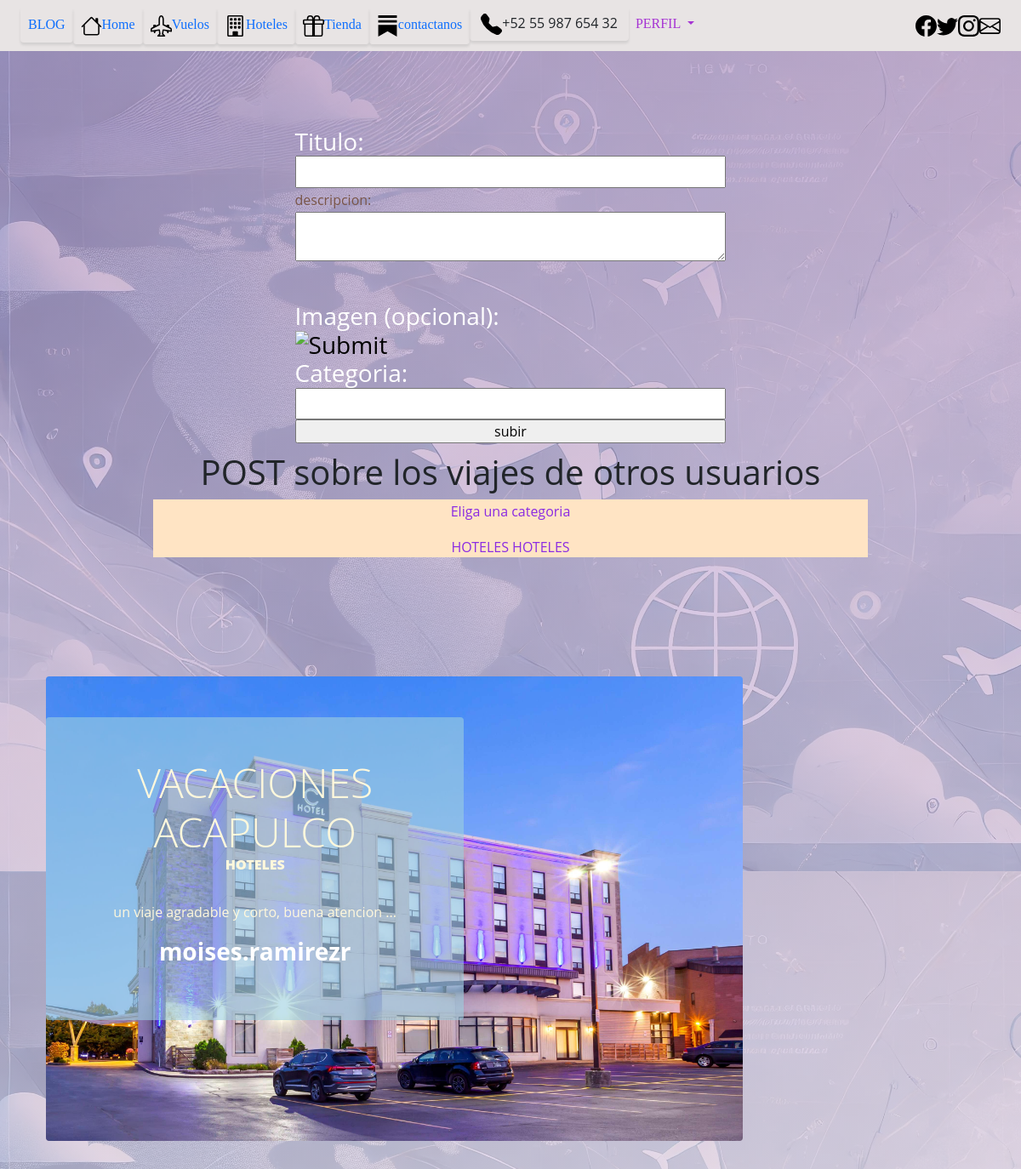
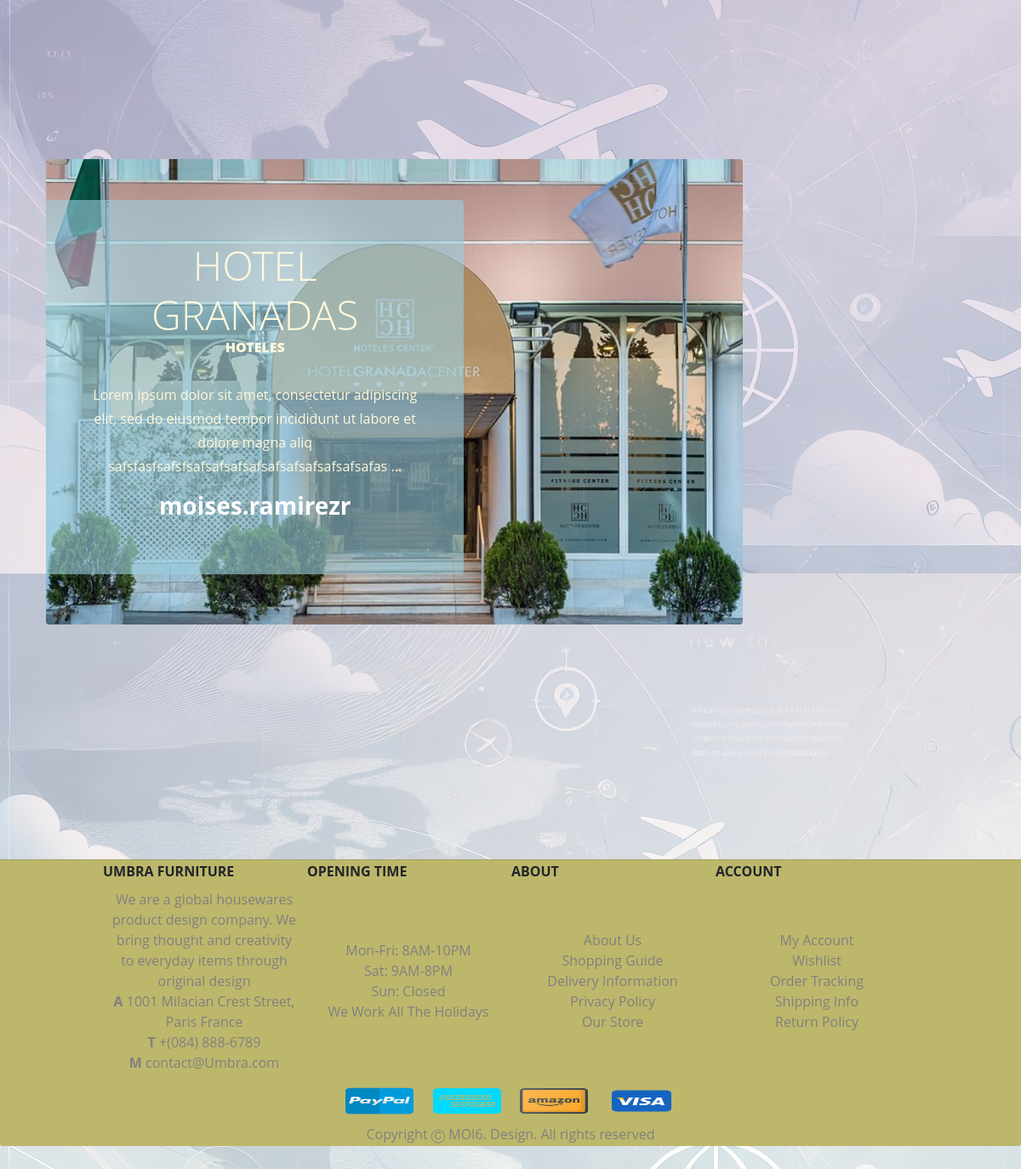
Screenshot of /blog/categoria/2/ with the database file from the repository (2 pictures, top to bottom).
### blog/models.py (models this page shows, shortened)
class categoria(models.Model):
    nombre=models.CharField(max_length=20)
    created=models.DateTimeField(auto_now_add=True)
    updated=models.DateTimeField(auto_now=True)
    class Meta:
        verbose_name='categoria'
        verbose_name_plural='categorias'

class Post(models.Model):
    titulo=models.CharField(max_length=30)
    contenido=models.TextField(max_length=320)
    imagen=models.ImageField(upload_to="blog",null=True,blank=True)
    autor=models.ForeignKey(User, on_delete=models.CASCADE, default=0)
    categorias=models.ManyToManyField(categoria)
    created=models.DateTimeField(auto_now_add=True)
    updated=models.DateTimeField(auto_now=True)
    class Meta:
        verbose_name="post"
        verbose_name_plural="posts"

### blog/views.py (the view)
# urls.py: path('categoria/<int:categoria_id>/',views.categoria_view, name="categoria"),
def categoria_view(request, categoria_id):
   filtro_categoria = categoria.objects.get(id=categoria_id)
   posts=Post.objects.filter(categorias=filtro_categoria)
   return render(request, "categorias.html", {"categoria":filtro_categoria,"posts":posts})

### carro/context_processor.py (called while the page is built, shortened)
def importe_total_carro(request):
    total=0
    return {"importe_total_carro":total}

### blog/templates/categorias.html (shortened to what this page needs)
{% extends "base.html" %}
{% load static %}
{% block content %}
<div class="fondo" >
    <br>
    <form action="publicar/" method="post">
        <div class="formato">
            <h3>Titulo: <input type="text" name="titulo" required></h3>
            <br>
            <p>descripcion: <textarea name="descripcion" required></textarea></p>
            <br>
            <h3>Imagen (opcional): <input type="image" name="imagen" ></h3>
            <br>
            <h3>Categoria: <input type="text" name="categoria" required> </h3>
            <br>
            <input type="submit" value="subir">
        </div>
    </form>
</div>
<h1 style="justify-content:center; text-align:center;"> POST sobre los viajes de otros usuarios</h1>
<section>
    <div class="menu_categorias">
        <p>Eliga una categoria </p>
        {% for post in posts%}
            {% for categoria in post.categorias.all %}
                {{categoria.nombre}}
            {% endfor%}
        {% endfor %}
    </div>
</section>
{% for post in posts%}
<section class="page-section clearfix">
    <div class="container">
        <div class="intro">
            <img class="intro-img img-fluid mb-3 mb-lg-0 rounded" src="{{post.imagen.url}}" alt="imagen de referencia">
            <div class="intro-text left-0 text-center bg-faded p-5 rounded">
                <h2 class="section-heading mb-4">
                    <span class="section-heading-lower">{{post.titulo}}</span>
                    <span class="section-heading-upper">
                        {% for categoria in post.categorias.all %}
                            {{ categoria.nombre }}
                        {% endfor %}
                    </span>
                </h2>
                <p class="mb-3">{{post.contenido}} ... <b><h3>{{post.autor}}</h3></b></p>
            </div>
        </div>
    </div>
</section>
{% endfor %}
{% endblock %}

### aereopuerto/static/css/style.css (style rules this page uses)
body { margin: 0; padding: 0; font-family: Arial, sans-serif; height: 100% !important; width: 100%; justify-content: center; background-color:rgb(197, 235, 235); align-items: center; }
.lista-menu li,a,h3 { display: inline; text-decoration: none; color: white; }
.fondo { background-size: cover; background-position: center; background-repeat: no-repeat; height: max-content; display: flex; justify-content: center; align-items: center; color: #795548; margin: 10px auto; }
.texto-superpuesto a, p, h3 { font-family: 'Times New Roman', Times, serif; }
.menu_categorias { width: 70%; justify-content: center; background-color: bisque; margin: auto; text-align: center; color: blueviolet; }
.formato { padding: 0%; margin-top: 20px ; }
.formato input { padding: 0%; width: 100%; }
.formato textarea { width: 100%; height: auto; padding: 0%; }

### aereopuerto/static/css/gestion.css (style rules this page uses)
body { font-family: 'Lora'; background: linear-gradient(rgba(177, 143, 199, 0.65), rgba(255, 255, 255, 0.65)), url("../img/fondos/soporte.jpg") !important; background-attachment: fixed; background-position: center; background-size: cover; height: 100%; }
h1, h2, h3, h4, h5, h6 { font-family: 'Raleway'; }
p { line-height: 1.75; }
.page-section { margin-top: 5rem; margin-bottom: 5rem; }
.section-heading { text-transform: uppercase; }
.section-heading .section-heading-upper { display: block; font-size: 1rem; font-weight: 800; padding-bottom:.5rem; }
.section-heading .section-heading-lower { display: block; font-size: 3rem; font-weight: 100; }
.bg-faded { background-color: rgba(255, 255, 255, 0.85); }
.intro { position: relative; }
@media (min-width: 992px) { .intro .intro-img { width: 75%; float: left; } }
@media (min-width: 992px) { .intro .intro-text { left: 600; width: 60%; margin-top: 3rem; background-color: rgba(155, 207, 223,0.6); color: cornsilk; position: absolute; } }
@media (min-width: 1200px) { .intro .intro-text { width: 45%; } }

### aereopuerto/static/css/login.css (style rules this page uses)
html, body * { box-sizing: border-box; font-family: 'Open Sans', sans-serif; }
.container { width: 100%; padding-top: 60px; padding-bottom: 100px; }

### rows the page displays
Post: imagen (picture), titulo "VACACIONES ACAPULCO", contenido "un viaje agradable y corto, buena atencion"
categoria: nombre "HOTELES"
Post: imagen (picture), titulo "HOTEL GRANADAS", contenido "Lorem ipsum dolor sit amet, consectetur adipiscing elit, sed do eiusmod tempor incididunt ut labore et dolore magna aliq safsfasfsafsfsafsafsafsafsafsafsafsafsafsafas"
